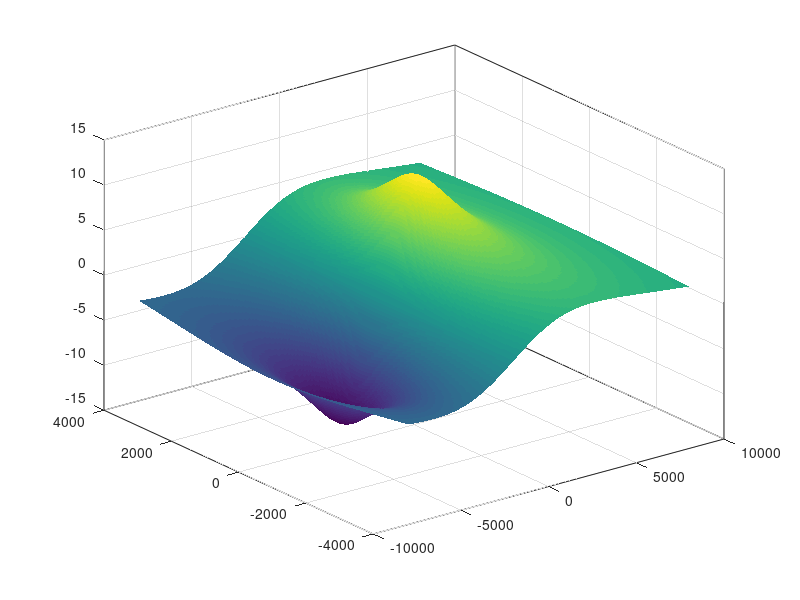

Reproduce this figure in MATLAB. (Note: this script raises an error after producing the figure.)
format long g
format compact
clc
close all
clearvars

% get the location of the script file to save figures
full_path = mfilename('fullpath');
[startpath,  filename, ext] = fileparts(full_path);
plot_num = 1;


%% Loss - 20*LOG(R)+20*LOG(F)-27.55	
frequency = 100;

x_range_min = -8000;
x_range_max = 8000;
x_range_step = 50;

y_range_min = -4000;
y_range_max = 4000;
y_range_step = 50;

z_max = 1000;

x_range = x_range_min:x_range_step:x_range_max;
y_range = y_range_min:y_range_step:y_range_max;

[x, y, z] = meshgrid(x_range, y_range, z_max);

%% setup points

p1 = [-4000, 0, 1];
p2 = [0, 0, 1];

range_p1 = sqrt((x-p1(1)).^2 + (y-p1(2)).^2 + (z-p1(3)).^2);
range_p2 = sqrt((x-p2(1)).^2 + (y-p2(2)).^2 + (z-p2(3)).^2);

%% calculate the losses
loss_map1 = -(20*log10(range_p1) + 20*log10(frequency) - 27.55);
loss_map2 = -(20*log10(range_p2) + 20*log10(frequency) - 27.55);

%% circle

radius = 1000;

% set the ellipse plotting segments
segments = 120;
theta = linspace(0, 2*pi, segments);

% calculate the ellipse
r_ellipse = (radius * eye(2)) * [cos(theta(:)).'; sin(theta(:)).'];


%%


loss_map = loss_map1 - loss_map2;
zm = max(loss_map(:));

figure(plot_num)
set(gcf,'position',([100,100,1000,500]),'color','w')

surf(x_range, y_range, -loss_map, 'edgecolor', 'none');
hold on
box on
grid on

s1 = scatter3(p2(1), p2(2), zm, 25, '^', 'k', 'filled');
s1.MarkerEdgeColor = 'w';

s2 = scatter3(p1(1), p1(2), zm, 25, 'o', 'k', 'filled');
s2.MarkerEdgeColor = 'w';

% plot the ellipse
el1 = plot3(r_ellipse(1,:) + p2(1), r_ellipse(2,:) + p2(2), zm*ones(1,segments), '--k');

set(gca,'fontweight','bold','FontSize', 13);

colormap(jet(256))
colorbar

view(0,90);
plot_num = plot_num + 1;

%% test

source = 0;
over = 3;

loss_map_s = -loss_map + source + over;

limit = 10;

loss_map_b = double(loss_map_s<=limit);

zm = max(loss_map_s(:));

figure(plot_num)
set(gcf,'position',([100,100,1000,500]),'color','w')
surf(x_range, y_range, loss_map_b, 'edgecolor', 'none');
hold on
box on
grid on

s1 = scatter3(p2(1), p2(2), 1, 30, '^', 'k', 'filled');
s1.MarkerEdgeColor = 'w';

s2 = scatter3(p1(1), p1(2), 1, 30, 'o', 'k', 'filled');
s2.MarkerEdgeColor = 'w';

% plot the ellipse
plot3(r_ellipse(1,:) + p2(1), r_ellipse(2,:) + p2(2), ones(1,segments), '--k')

set(gca,'fontweight','bold','FontSize', 13);

colormap([1,0,0;0,1,0])
% axis equal
view(0,90);
plot_num = plot_num + 1;







